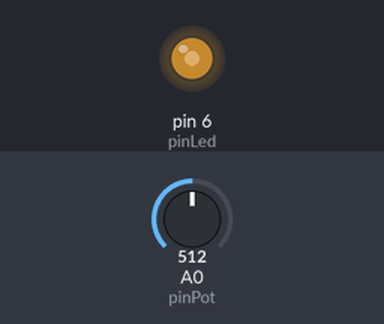
Recording of a sketch running on a simulated Arduino Uno, built with avr-gcc and run on an emulated ATmega328P. On the bench: output pins drawn as LEDs (lit = HIGH). The test bench sets the inputs (shaded band); at power-on: A0 (pinPot) = 512.

Above: at 1.2 s.
1.3 s: A0 (pinPot) set to 716
At 2.5 s:
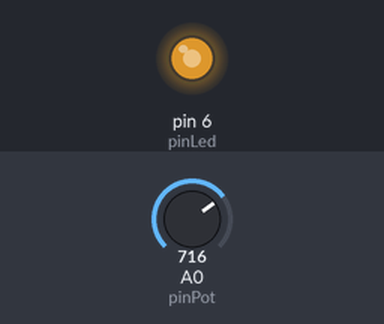
2.8 s: A0 (pinPot) set to 900
At 3.7 s:
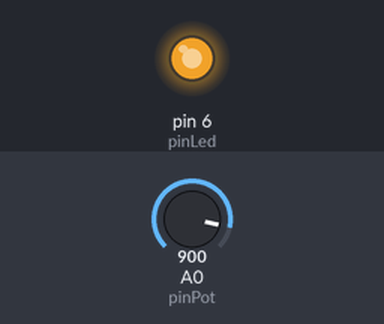
4.3 s: A0 (pinPot) set to 122
At 4.9 s:
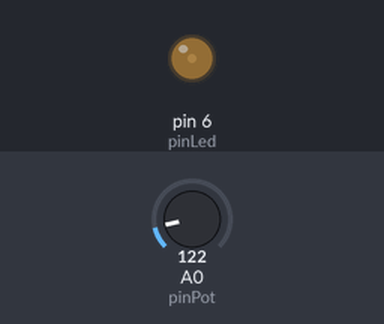
5.8 s: A0 (pinPot) set to 0
At 7.0 s:
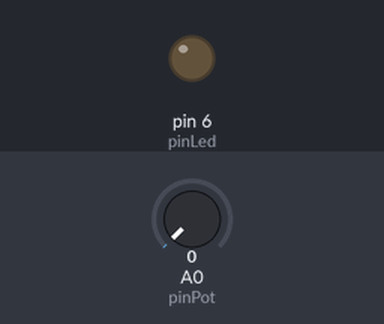
7.3 s: A0 (pinPot) set to 511
At 8.2 s:
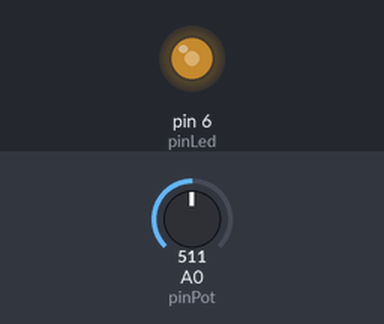
Timing chart, 0 to 9.8 s (numbered marks = the images above; inputs shaded):
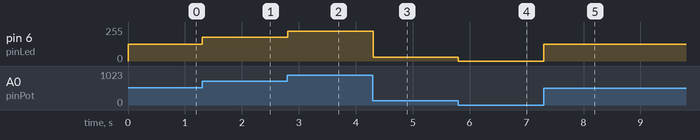

Measured:
- after the input at 1.3 s, pin 6 (pinLed): 127/255 → 178/255 at once
- after the input at 2.8 s, pin 6 (pinLed): 178/255 → 224/255 at once
- after the input at 4.3 s, pin 6 (pinLed): 224/255 → 30/255 at once
- after the input at 5.8 s, pin 6 (pinLed): 30/255 → 0/255 at once
- after the input at 7.3 s, pin 6 (pinLed): 0/255 → 127/255 at once

The sketch:

TUTORIAL_Led_6.ino
```cpp
/*
   TUTORIAL LED PWM PADA ARDUINO
   PENGATURAN VIA POTENSIO
   D4 -> Led Merah
   D5 -> Led Hijau (pin PWM)
   D6 -> Led Biru (pin PWM)
   D7 -> Led Kuning


*/

#define pinLed 6 //led biru pada D6 yang merupakan pin PWM
#define pinPot A0

void setup() {
  pinMode(pinLed, OUTPUT); //set menjadi output
  pinMode(pinPot, INPUT); //set sebagai input
}

void loop() {
  int a = analogRead(pinPot);
  int b = map(a,0,1023,0,255); //mapping nilai analog potensio ke nilai analog pwm
  analogWrite(pinLed, b);
  delay(5);
}
```
